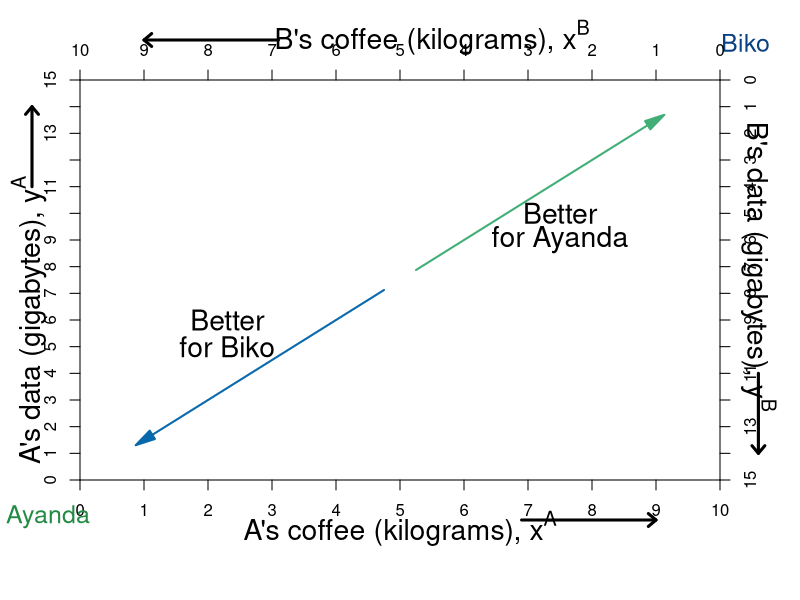

Reproduce this figure in R.
require(shape)
pdf(file = "property/edgeworth_better_worse.pdf", width = 9, height = 7)

#Set parameters for graphics
axislabelsize <- 1.7
labelsize <- 1.7
namesize <- 1.5

indiffcurveA1 <- function(x, U = 4, A = 1, a = 0.5) {
  ((((U-2)/A)*(1/x)^a)^(1/(1-a)))
}

indiffcurveA2 <- function(x, U = 4, A = 1, a = 0.5) {
  (((U/A)*(1/x)^a)^(1/(1-a)))
}

indiffcurveA3 <- function(x, U = 4, A = 1, a = 0.5) {
  ((((U+2)/A)*(1/x)^a)^(1/(1-a)))
}

#Aisha happens to have found 8 coffee and 2 data, 
#and Betty happens to have found 2 coffee and 13 data. 
#Aisha's utility (8^0.5)*(2^0.5) = 4
#Betty's utility (2^0.5)*(13^0.5) = 5.09

COL <- c("#7fc97f", "#beaed4", "#fdc086", "#ffff99", "#386cb0", "#f0027f", "#bf5b17", "#666666")
COLA <- c("#99d8c9","#66c2a4","#41ae76", "#238b45", "#005824")
COLB <- c("#4eb3d3", "#2b8cbe", "#0868ac","#084081")

par(mar =  c(6, 4, 4, 4))
xlims <- c(0, 10)
ylims <- c(0, 15)
xlims2 <- c(10, 0)
ylims2 <- c(15, 0)

plot(0, 0, xlim = xlims, ylim = ylims, type = "n",
     xlab = "",
     ylab = "", 
     line = 2.5,
     xaxt = "n", 
     yaxt = "n", 
     cex.lab = axislabelsize, 
     bty = "n",
     xaxs="i", 
     yaxs="i")

mtext(expression(paste("A's coffee (kilograms), ", x^A)), side=1, line = 2.5, cex = axislabelsize)
text(-0.8, 6, expression(paste("A's data (gigabytes), ", y^A)), xpd = TRUE, cex = axislabelsize, srt = 90) 

#Add arrows:
arrows(-0.75, 11, -0.75, 14, xpd = TRUE, length=0.1,angle=40,lwd=3)
arrows(6.9, -1.5, 9, -1.5, xpd = TRUE, length=0.1,angle=40,lwd=3)


npts <- 500 
npts2 <- 501
#Specify the sequences of points for graphing. 
xx1 <- seq(xlims[1], xlims[2], length.out = npts)
#xx2 <- seq(xlims[1], xlims[2], length.out = npts)
#xx3 <- seq(xlims[1], xlims[2], length.out = npts2)
#xx4 <- seq(xlims[1], 10, length.out = npts2)

#Draw the lines for the graphs
#lines(xx1, indiffcurveA1(xx1), col = COLA[3], lwd = 4)
#lines(xx1, indiffcurveA2(xx1), col = COLA[3], lwd = 4)
#lines(xx1, indiffcurveA3(xx1), col = COLA[3], lwd = 4)
#lines(xx2, solowCondition(xx2, delta = 5), col = COL[3], lwd = 4)
#lines(xx2, solowInfeas(xx2, delta = 5), col = COL[1], lwd = 4, lty = 2)

#Customize ticks and labels for the plot
ticksy <- seq(from = 0, to = 15, by = 1)
ylabels <- seq(from = 0, to = 15, by = 1)
ticksx <- seq(from = 0, to = 10, by = 1)
xlabels <- seq(from = 0, to = 10, by = 1)
axis(1, at = ticksx, pos = 0, labels = xlabels)
axis(2, at = ticksy, pos = 0, labels = ylabels, las = 0)


text(-0.5, -1.4, expression("Ayanda"), xpd = TRUE, cex = namesize, col = COLA[4])
text(10.4, 16.4, expression("Biko"), xpd = TRUE, cex = namesize, col = COLB[4])


#Set up second axes and labels
par(new = TRUE)
#par(mar =  c(6, 4, 4, 4))

xlims2 <- c(10, 0)
ylims2 <- c(15, 0)

plot(0, 0, xlim = xlims2, ylim = ylims2, type = "n",
     xlab = expression(paste("")),
     ylab = expression(paste("")),
     xaxt = "n", 
     yaxt = "n", 
     cex.lab = 1.3, 
     bty = "n",
     xaxs="i", 
     yaxs="i")

axis(side = 3, at = ticksx, pos = 0, labels = xlabels)
axis(side = 4, at = ticksy, pos = 0, labels = ylabels, las = 0)
#axis(side=3, at = xlims2, pos = 0)

text(4.5, -1.6, expression(paste("B's coffee (kilograms), ", x^B)), xpd = TRUE, cex = axislabelsize)
text(-0.6, 7, expression(paste("B's data (gigabytes), ", y^B)), xpd = TRUE, cex = axislabelsize, srt = 270) 

#Add arrows:
arrows(-0.6, 11, -0.6, 14, xpd = TRUE, length=0.1,angle=40,lwd=3)
arrows(6.9, -1.5, 9, -1.5, xpd = TRUE, length=0.1,angle=40,lwd=3)


indiffcurveB1 <- function(x, U = 5.09, A = 1, a = 0.5) {
  ((((U-2)/A)*(1/x)^a)^(1/(1-a)))
}

indiffcurveB2 <- function(x, U = 5.09, A = 1, a = 0.5) {
  (((U/A)*(1/x)^a)^(1/(1-a)))
}

indiffcurveB3 <- function(x, U = 5.09, A = 1, a = 0.5) {
  ((((U+2)/A)*(1/x)^a)^(1/(1-a)))
}

#lines(xx1, indiffcurveB1(xx1), col = COLB[3], lwd = 4)
#lines(xx1, indiffcurveB2(xx1), col = COLB[3], lwd = 4)
#lines(xx1, indiffcurveB3(xx1), col = COLB[3], lwd = 4)

#Label B's indifference curves
#text(9.1, 1.6, expression(u[1]^B))
#text(9.1, 3.4, expression(u[2]^B))
#text(9.1, 6.2, expression(u[3]^B))

#Add a point for the initial endowment
#points(2, 13, pch = 16, col = "black", cex = 1.5)


#Arrow to Slope of BRF
Arrows(5.25, 7.875, 9, 13.5, lty = 1, lwd = 2, arr.type = "triangle",  col = COLB[3])
Arrows(4.75, 7.125, 1, 1.5, lty = 1, lwd = 2, arr.type = "triangle",  col = COLA[3])

text(7.7, 9, expression(paste("Better")), cex = labelsize)
text(7.7, 10, expression(paste("for Biko")), cex = labelsize)
text(2.5, 5, expression(paste("Better")), cex = labelsize)
text(2.5, 6, expression(paste("for Ayanda")), cex = labelsize)

#Arrow to Slope of isoprofit
#Arrows(13, 0.80, 15, 0.80, col = "black", lty = 1, lwd = 2, arr.type = "triangle")
#text(10.2, 0.80, expression(paste("Slope = ", frac(q, p))))

dev.off()
